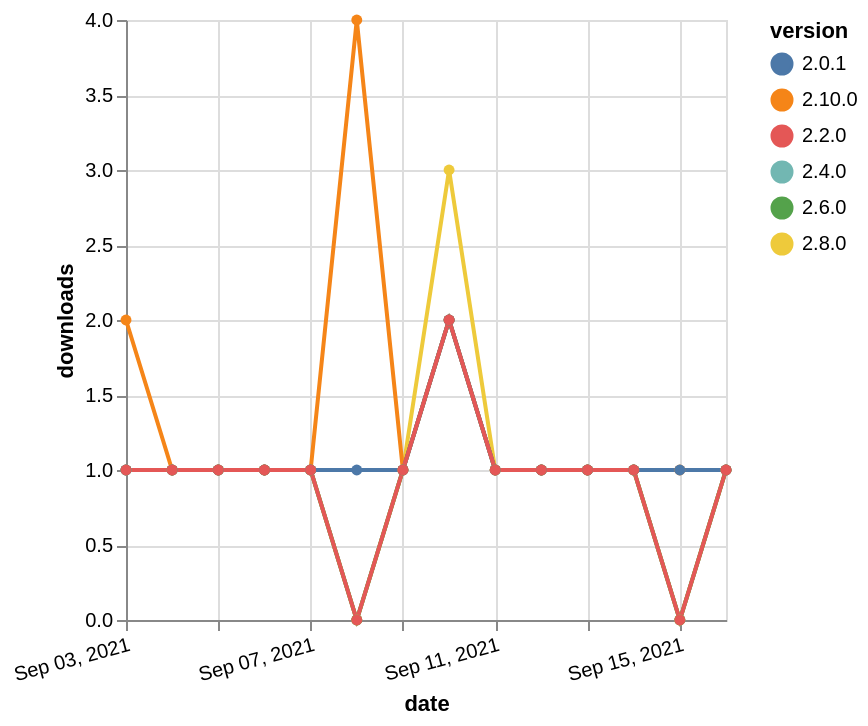

The Vega-Lite source for this figure:
### Vega-Lite specification from a JSON file in a GitHub repository (floating-point values rounded to 4 significant figures)
{"$schema": "https://vega.github.io/schema/vega-lite/v5.json", "description": "A simple bar chart with embedded data.", "data": {"values": [{"date": "2021-09-03", "total": 184, "delta": 1, "version": "2.4.0"}, {"date": "2021-09-04", "total": 185, "delta": 1, "version": "2.4.0"}, {"date": "2021-09-05", "total": 186, "delta": 1, "version": "2.4.0"}, {"date": "2021-09-06", "total": 187, "delta": 1, "version": "2.4.0"}, {"date": "2021-09-07", "total": 188, "delta": 1, "version": "2.4.0"}, {"date": "2021-09-08", "total": 188, "delta": 0, "version": "2.4.0"}, {"date": "2021-09-09", "total": 189, "delta": 1, "version": "2.4.0"}, {"date": "2021-09-10", "total": 191, "delta": 2, "version": "2.4.0"}, {"date": "2021-09-11", "total": 192, "delta": 1, "version": "2.4.0"}, {"date": "2021-09-12", "total": 193, "delta": 1, "version": "2.4.0"}, {"date": "2021-09-13", "total": 194, "delta": 1, "version": "2.4.0"}, {"date": "2021-09-14", "total": 195, "delta": 1, "version": "2.4.0"}, {"date": "2021-09-15", "total": 195, "delta": 0, "version": "2.4.0"}, {"date": "2021-09-16", "total": 196, "delta": 1, "version": "2.4.0"}, {"date": "2021-09-03", "total": 197, "delta": 1, "version": "2.8.0"}, {"date": "2021-09-04", "total": 198, "delta": 1, "version": "2.8.0"}, {"date": "2021-09-05", "total": 199, "delta": 1, "version": "2.8.0"}, {"date": "2021-09-06", "total": 200, "delta": 1, "version": "2.8.0"}, {"date": "2021-09-07", "total": 201, "delta": 1, "version": "2.8.0"}, {"date": "2021-09-08", "total": 201, "delta": 0, "version": "2.8.0"}, {"date": "2021-09-09", "total": 202, "delta": 1, "version": "2.8.0"}, {"date": "2021-09-10", "total": 205, "delta": 3, "version": "2.8.0"}, {"date": "2021-09-11", "total": 206, "delta": 1, "version": "2.8.0"}, {"date": "2021-09-12", "total": 207, "delta": 1, "version": "2.8.0"}, {"date": "2021-09-13", "total": 208, "delta": 1, "version": "2.8.0"}, {"date": "2021-09-14", "total": 209, "delta": 1, "version": "2.8.0"}, {"date": "2021-09-15", "total": 209, "delta": 0, "version": "2.8.0"}, {"date": "2021-09-16", "total": 210, "delta": 1, "version": "2.8.0"}, {"date": "2021-09-03", "total": 168, "delta": 1, "version": "2.6.0"}, {"date": "2021-09-04", "total": 169, "delta": 1, "version": "2.6.0"}, {"date": "2021-09-05", "total": 170, "delta": 1, "version": "2.6.0"}, {"date": "2021-09-06", "total": 171, "delta": 1, "version": "2.6.0"}, {"date": "2021-09-07", "total": 172, "delta": 1, "version": "2.6.0"}, {"date": "2021-09-08", "total": 172, "delta": 0, "version": "2.6.0"}, {"date": "2021-09-09", "total": 173, "delta": 1, "version": "2.6.0"}, {"date": "2021-09-10", "total": 175, "delta": 2, "version": "2.6.0"}, {"date": "2021-09-11", "total": 176, "delta": 1, "version": "2.6.0"}, {"date": "2021-09-12", "total": 177, "delta": 1, "version": "2.6.0"}, {"date": "2021-09-13", "total": 178, "delta": 1, "version": "2.6.0"}, {"date": "2021-09-14", "total": 179, "delta": 1, "version": "2.6.0"}, {"date": "2021-09-15", "total": 179, "delta": 0, "version": "2.6.0"}, {"date": "2021-09-16", "total": 180, "delta": 1, "version": "2.6.0"}, {"date": "2021-09-03", "total": 126, "delta": 2, "version": "2.10.0"}, {"date": "2021-09-04", "total": 127, "delta": 1, "version": "2.10.0"}, {"date": "2021-09-05", "total": 128, "delta": 1, "version": "2.10.0"}, {"date": "2021-09-06", "total": 129, "delta": 1, "version": "2.10.0"}, {"date": "2021-09-07", "total": 130, "delta": 1, "version": "2.10.0"}, {"date": "2021-09-08", "total": 134, "delta": 4, "version": "2.10.0"}, {"date": "2021-09-09", "total": 135, "delta": 1, "version": "2.10.0"}, {"date": "2021-09-10", "total": 137, "delta": 2, "version": "2.10.0"}, {"date": "2021-09-11", "total": 138, "delta": 1, "version": "2.10.0"}, {"date": "2021-09-12", "total": 139, "delta": 1, "version": "2.10.0"}, {"date": "2021-09-13", "total": 140, "delta": 1, "version": "2.10.0"}, {"date": "2021-09-14", "total": 141, "delta": 1, "version": "2.10.0"}, {"date": "2021-09-15", "total": 142, "delta": 1, "version": "2.10.0"}, {"date": "2021-09-16", "total": 143, "delta": 1, "version": "2.10.0"}, {"date": "2021-09-03", "total": 246, "delta": 1, "version": "2.0.1"}, {"date": "2021-09-04", "total": 247, "delta": 1, "version": "2.0.1"}, {"date": "2021-09-05", "total": 248, "delta": 1, "version": "2.0.1"}, {"date": "2021-09-06", "total": 249, "delta": 1, "version": "2.0.1"}, {"date": "2021-09-07", "total": 250, "delta": 1, "version": "2.0.1"}, {"date": "2021-09-08", "total": 251, "delta": 1, "version": "2.0.1"}, {"date": "2021-09-09", "total": 252, "delta": 1, "version": "2.0.1"}, {"date": "2021-09-10", "total": 254, "delta": 2, "version": "2.0.1"}, {"date": "2021-09-11", "total": 255, "delta": 1, "version": "2.0.1"}, {"date": "2021-09-12", "total": 256, "delta": 1, "version": "2.0.1"}, {"date": "2021-09-13", "total": 257, "delta": 1, "version": "2.0.1"}, {"date": "2021-09-14", "total": 258, "delta": 1, "version": "2.0.1"}, {"date": "2021-09-15", "total": 259, "delta": 1, "version": "2.0.1"}, {"date": "2021-09-16", "total": 260, "delta": 1, "version": "2.0.1"}, {"date": "2021-09-03", "total": 195, "delta": 1, "version": "2.2.0"}, {"date": "2021-09-04", "total": 196, "delta": 1, "version": "2.2.0"}, {"date": "2021-09-05", "total": 197, "delta": 1, "version": "2.2.0"}, {"date": "2021-09-06", "total": 198, "delta": 1, "version": "2.2.0"}, {"date": "2021-09-07", "total": 199, "delta": 1, "version": "2.2.0"}, {"date": "2021-09-08", "total": 199, "delta": 0, "version": "2.2.0"}, {"date": "2021-09-09", "total": 200, "delta": 1, "version": "2.2.0"}, {"date": "2021-09-10", "total": 202, "delta": 2, "version": "2.2.0"}, {"date": "2021-09-11", "total": 203, "delta": 1, "version": "2.2.0"}, {"date": "2021-09-12", "total": 204, "delta": 1, "version": "2.2.0"}, {"date": "2021-09-13", "total": 205, "delta": 1, "version": "2.2.0"}, {"date": "2021-09-14", "total": 206, "delta": 1, "version": "2.2.0"}, {"date": "2021-09-15", "total": 206, "delta": 0, "version": "2.2.0"}, {"date": "2021-09-16", "total": 207, "delta": 1, "version": "2.2.0"}]}, "width": "container", "mark": {"type": "line", "point": {"filled": true}}, "encoding": {"x": {"field": "date", "type": "temporal", "timeUnit": "yearmonthdate", "title": "date", "axis": {"labelAngle": -15}}, "y": {"field": "delta", "type": "quantitative", "title": "downloads"}, "color": {"field": "version", "type": "nominal"}, "tooltip": {"field": "delta"}}}
